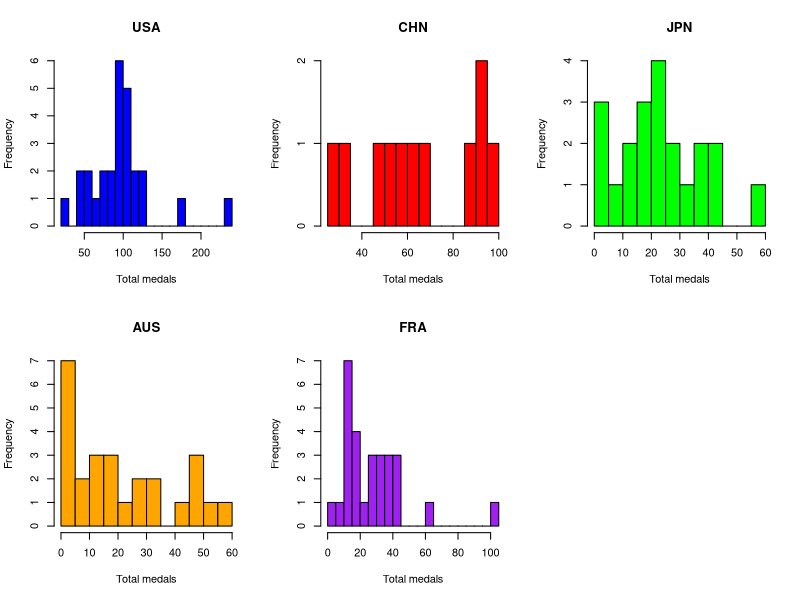
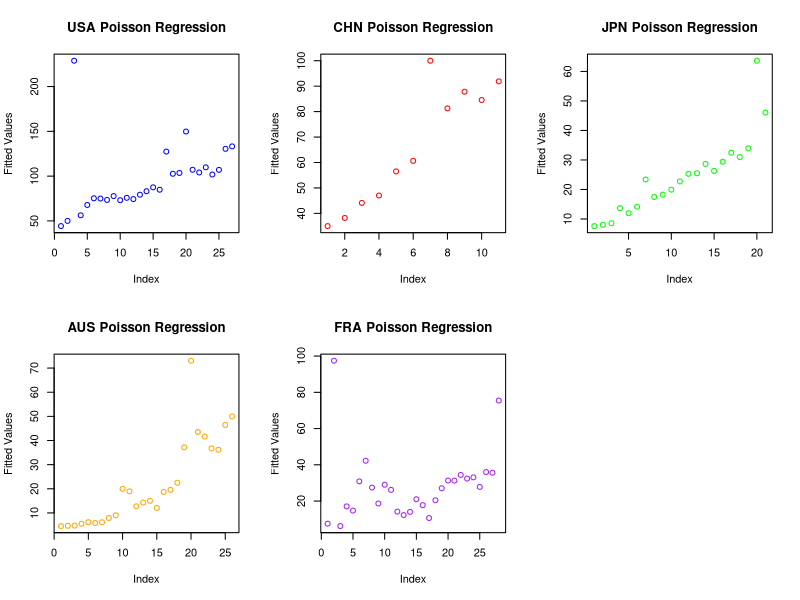

The R source for these figures, in order:
## ---- chunk 1
knitr::opts_chunk$set(echo = TRUE)
## ---- chunk 2
olympics = read.csv("01_data_preprocessing/data/olympics.csv")
## ---- chunk 3
par(mfrow=c(2,3))
hist(olympics$Total[olympics$Country == 1], 
     main = "USA", xlab = "Total medals", col = "blue", breaks = 20)
hist(olympics$Total[olympics$Country == 2], 
     main = "CHN", xlab = "Total medals", col = "red", breaks = 20)
hist(olympics$Total[olympics$Country == 3], 
     main = "JPN", xlab = "Total medals", col = "green", breaks = 20)
hist(olympics$Total[olympics$Country == 4], 
     main = "AUS", xlab = "Total medals", col = "orange", breaks = 20)
hist(olympics$Total[olympics$Country == 5], 
     main = "FRA", xlab = "Total medals", col = "purple", breaks = 20)
## ---- chunk 4
# Poisson regression for USA
usa_model = glm(Total~X.Athletes+X.Events+IsHost+Year, data=olympics[olympics$Country == 1,], family=poisson(link="log"))
# Poisson regression for CHN
chn_model = glm(Total~X.Athletes+X.Events+IsHost+Year, data=olympics[olympics$Country == 2,], family=poisson(link="log"))
# Poisson regression for JPN
jpn_model = glm(Total~X.Athletes+X.Events+IsHost+Year, data=olympics[olympics$Country == 3,], family=poisson(link="log"))
# Poisson regression for AUS
aus_model = glm(Total~X.Athletes+X.Events+IsHost+Year, data=olympics[olympics$Country == 4,], family=poisson(link="log"))
# Poisson regression for FRA
fra_model = glm(Total~X.Athletes+X.Events+IsHost+Year, data=olympics[olympics$Country == 5,], family=poisson(link="log"))

# Plot the curve using plot
par(mfrow=c(2,3))
plot(usa_model$fitted.values, main="USA Poisson Regression", xlab="Index", ylab="Fitted Values", col="blue")
plot(chn_model$fitted.values, main="CHN Poisson Regression", xlab="Index", ylab="Fitted Values", col="red")
plot(jpn_model$fitted.values, main="JPN Poisson Regression", xlab="Index", ylab="Fitted Values", col="green")
plot(aus_model$fitted.values, main="AUS Poisson Regression", xlab="Index", ylab="Fitted Values", col="orange")
plot(fra_model$fitted.values, main="FRA Poisson Regression", xlab="Index", ylab="Fitted Values", col="purple")
## ---- chunk 5
# R2 of the models
usa_r2 = 1 - (usa_model$deviance / usa_model$null.deviance)
chn_r2 = 1 - (chn_model$deviance / chn_model$null.deviance)
jpn_r2 = 1 - (jpn_model$deviance / jpn_model$null.deviance)
aus_r2 = 1 - (aus_model$deviance / aus_model$null.deviance)
fra_r2 = 1 - (fra_model$deviance / fra_model$null.deviance)
r2_values = data.frame(Country = c("USA", "CHN", "JPN", "AUS", "FRA"), R2 = c(usa_r2, chn_r2, jpn_r2, aus_r2, fra_r2))
print(r2_values)
